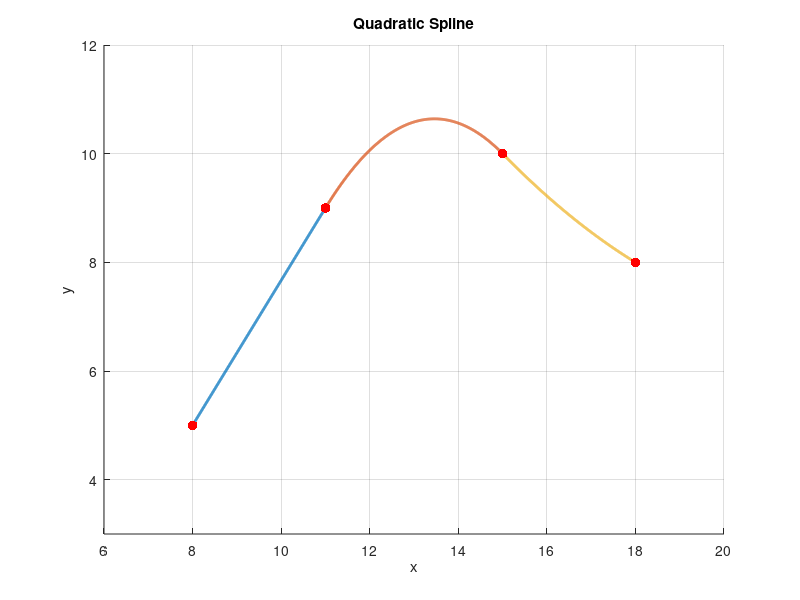

This chart was generated by the following MATLAB code:
%%%%%%%%%%%%%%%%%%%%%%%%%%%%%%%%%%%%%%%%%%%%%%%%
%  Numerical Methods                           %
%  Engr. Mary Christianne Edjan                %
%                                              %
%  Quadratic Spline Interpolation              %
%  Curve Fitting and Interpolation             %
%  Octave Code                                 %
%  by Ahmed Mekkawy                           %
%%%%%%%%%%%%%%%%%%%%%%%%%%%%%%%%%%%%%%%%%%%%%%%%

clear all
clc

% This code solves for quadratic interpolation
x   = [8 11 15 18];
y   = [5 9 10 8];
N   =   length(x)-1;
% The unknowns are 3*N with ao=0 "Linear Spline"
% Filling Matrix from point matching
V   =   [0;zeros(2*N,1);zeros(N-1,1)];
Z   =   zeros(length(V),length(V));
j=1;
f=1;
for i=2:2:2*N    
    Z(i,f:f+2)          =   [x(j)^2 x(j) 1];
    V(i)                =   y(j);
    j                   =   j+1;
    Z(i+1,f:f+2)        =   [x(j)^2 x(j) 1];  
    V(i+1)              =   y(j);
    f                   =   f+3;
end
% Filling Matrix from smoothing condition
j=1;
l=2;
for i=2*N+2:3*N
    
    Z(i,j:j+1)            =   [2*x(l) 1];
    Z(i,j+3:j+4)          =   [-2*x(l) -1];
    j                     =   j+3;
    l                     =   l+1;
end
% Adjusting the value of a1 to be zero "Linear Spline"
Z(1,1)=1;
% Inverting and obtaining the coeffiecients, Plotting
Coeff       =       Z\V;
j=1;
hold on;
for i=1:N
    curve=@(l) Coeff(j)*l.^2+Coeff(j+1)*l+Coeff(j+2);
    ezplot(curve,[x(i),x(i+1)]);
    hndl=get(gca,'Children');
    set(hndl,'linewidth',2);
    hold on
    j=j+3;
end


scatter(x,y,50,'r','filled')
grid on;
xlim([min(x)-2 max(x)+2]);
ylim([min(y)-2 max(y)+2]);
xlabel('x');
ylabel('y');
title('Quadratic Spline')
